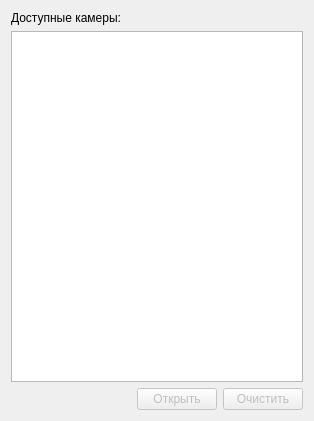
<?xml version="1.0" encoding="UTF-8"?>
<ui version="4.0">
 <class>DlgCameras</class>
 <widget class="QDialog" name="DlgCameras">
  <property name="geometry">
   <rect>
    <x>0</x>
    <y>0</y>
    <width>314</width>
    <height>421</height>
   </rect>
  </property>
  <property name="windowTitle">
   <string>Поиск и подключение</string>
  </property>
  <layout class="QGridLayout" name="gridLayout">
   <item row="0" column="0">
    <layout class="QVBoxLayout" name="verticalLayout">
     <item>
      <widget class="QLabel" name="label">
       <property name="text">
        <string>Доступные камеры:</string>
       </property>
      </widget>
     </item>
     <item>
      <widget class="QListWidget" name="listWidgetFoundCameras"/>
     </item>
     <item>
      <layout class="QHBoxLayout" name="horizontalLayout">
       <item>
        <spacer name="horizontalSpacer">
         <property name="orientation">
          <enum>Qt::Orientation::Horizontal</enum>
         </property>
         <property name="sizeHint" stdset="0">
          <size>
           <width>40</width>
           <height>20</height>
          </size>
         </property>
        </spacer>
       </item>
       <item>
        <widget class="QPushButton" name="pushButtonOpen">
         <property name="enabled">
          <bool>false</bool>
         </property>
         <property name="text">
          <string>Открыть</string>
         </property>
        </widget>
       </item>
       <item>
        <widget class="QPushButton" name="pushButtonReset">
         <property name="enabled">
          <bool>false</bool>
         </property>
         <property name="text">
          <string>Очистить</string>
         </property>
        </widget>
       </item>
      </layout>
     </item>
    </layout>
   </item>
  </layout>
 </widget>
 <resources/>
 <connections/>
</ui>
